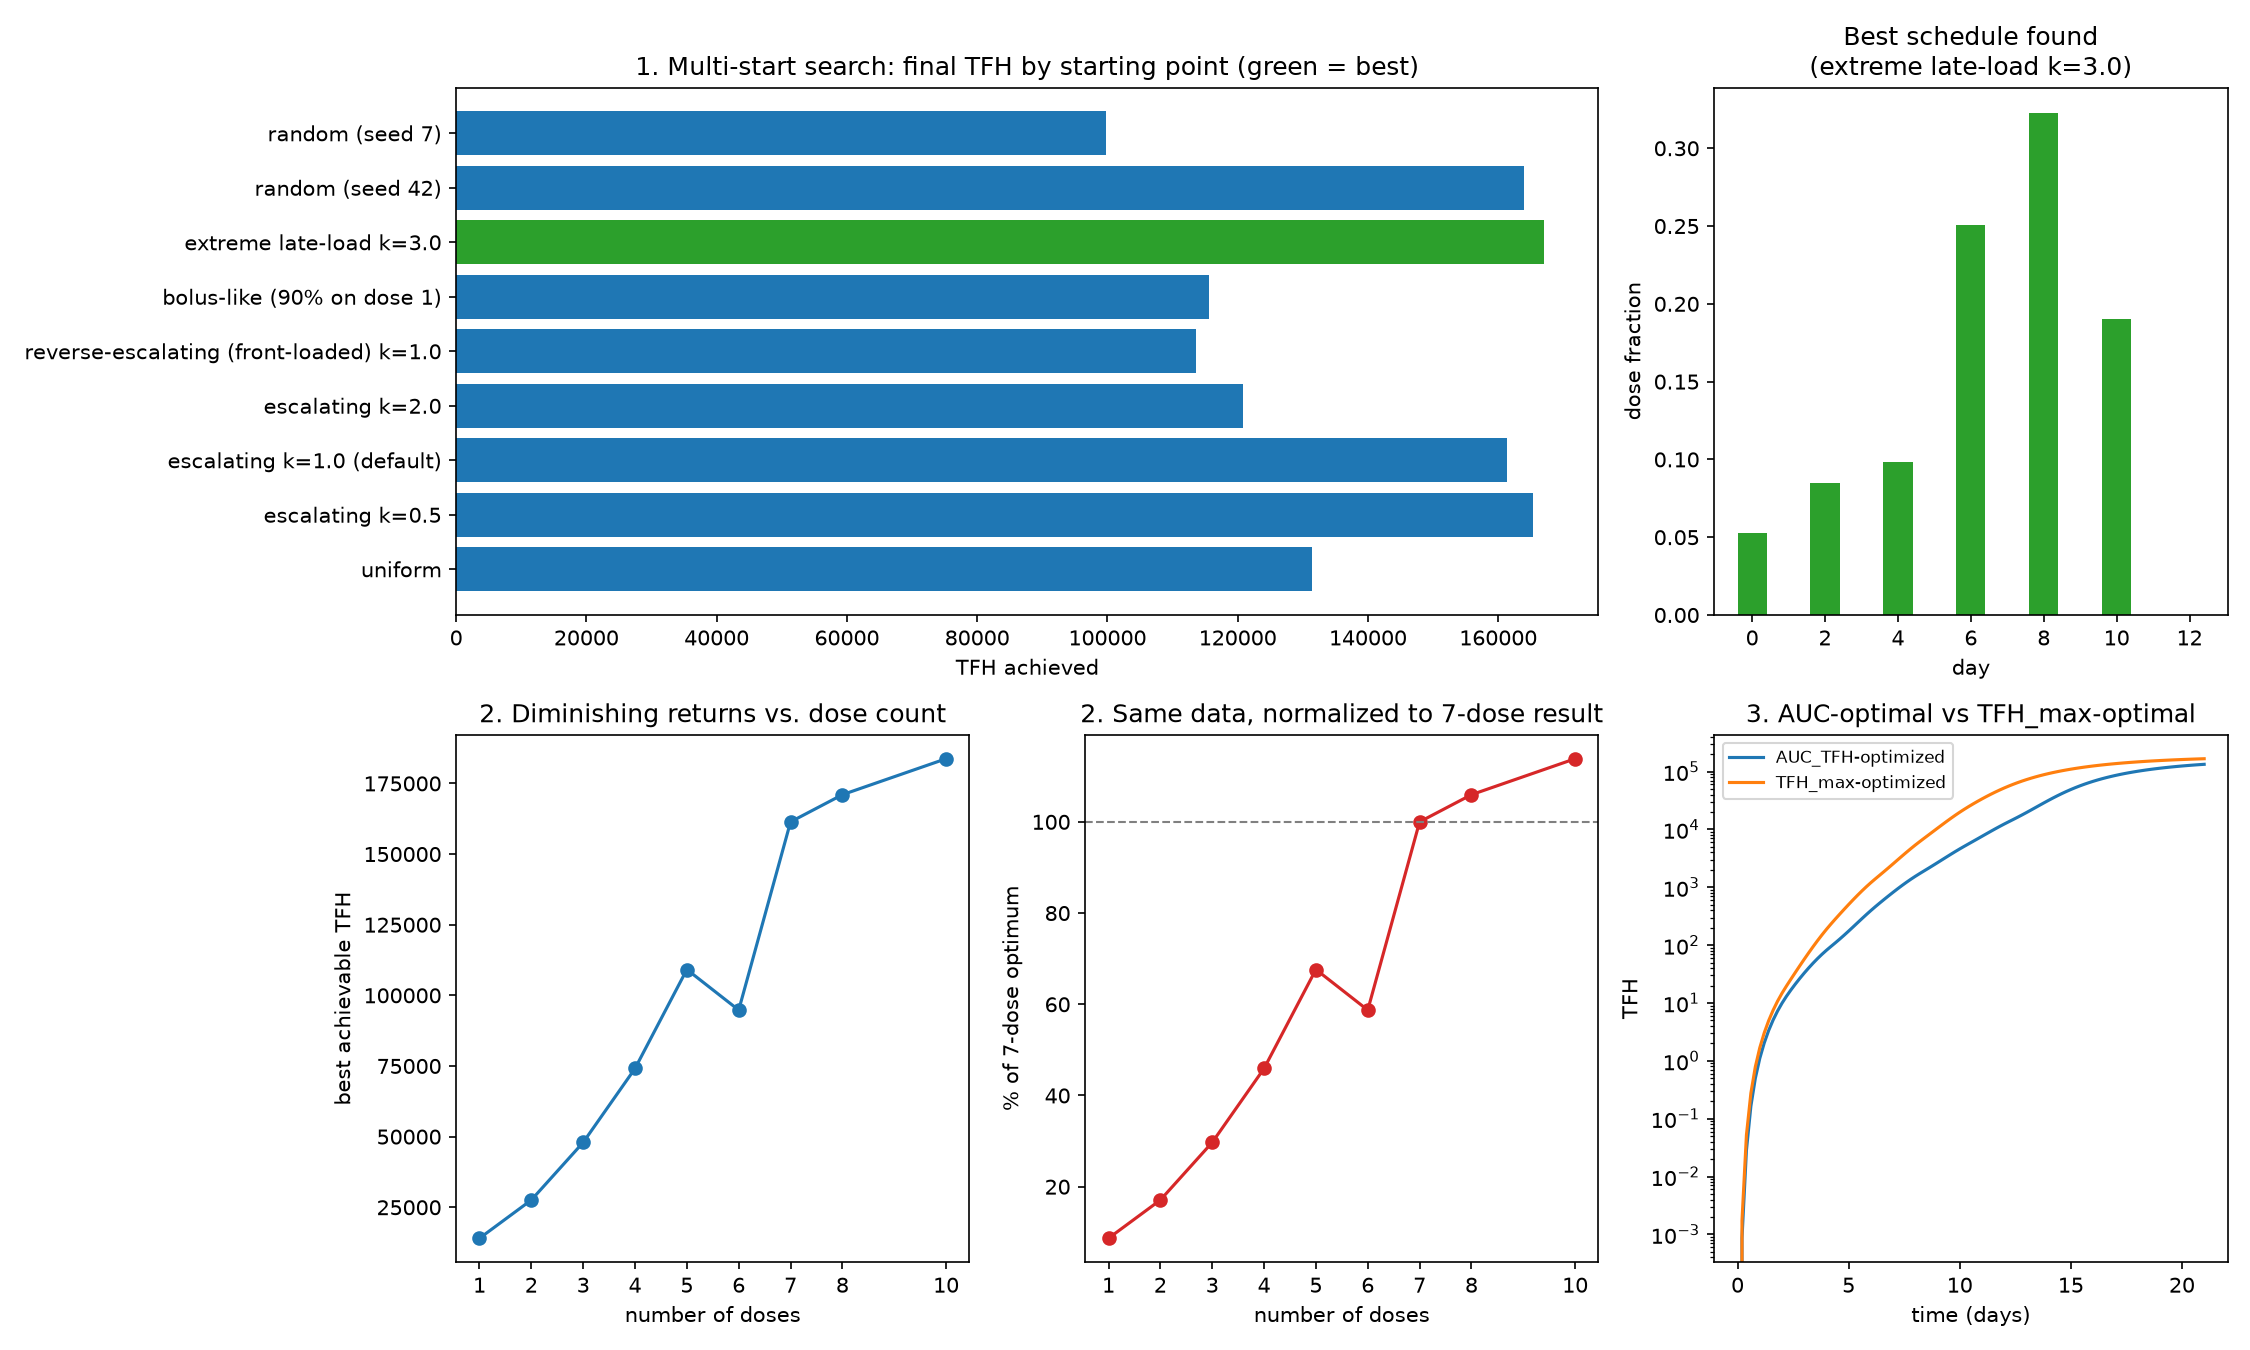

The Python source for this figure:
"""Three follow-up optimization analyses:

  1. Multi-start search for the 7-dose/12-day schedule (is the earlier
     result actually a good optimum, or an artifact of one starting point?)
  2. Sweep number of doses 1-10 -- how much of the benefit of "many doses"
     is captured by just 3 or 5?
  3. Optimize for AUC_TFH (total exposure over time) instead of TFH_max
     (final/peak level) -- does the "best" schedule change?

Run with:  python optimization_deep_dive.py
Saves:     optimization_deep_dive.png
"""

import time

import numpy as np
import matplotlib
matplotlib.use("Agg")
import matplotlib.pyplot as plt
from pathlib import Path
OUTDIR = Path(__file__).parent

from vaccine_tcell_model.analysis import optimize_dose_schedule
from vaccine_tcell_model.models.integrated import simulate_integrated
from vaccine_tcell_model.parameters import default_integrated_parameters, integrated_default_initial_conditions

params = default_integrated_parameters(K=10.0)
ic = integrated_default_initial_conditions(params)
t_eval = np.linspace(0, 21, 106)
TIME_WINDOW = 12.0
T_END = 21.0

t0_total = time.time()

# =============================================================================
# 1. MULTI-START: is the single-start (exponential-escalation seed) result
#    from before actually a good optimum?
# =============================================================================
print("=" * 70)
print("1. MULTI-START SEARCH (num_doses=7, time_window=12, metric=TFH_max)")
print("=" * 70)

N = 7
rng42 = np.random.default_rng(42)
rng7 = np.random.default_rng(7)


def _norm(w):
    return w / w.sum()


starting_points = {
    "uniform": np.full(N, 1 / N),
    "escalating k=0.5": _norm(np.exp(np.arange(N) * 0.5)),
    "escalating k=1.0 (default)": _norm(np.exp(np.arange(N) * 1.0)),
    "escalating k=2.0": _norm(np.exp(np.arange(N) * 2.0)),
    "reverse-escalating (front-loaded) k=1.0": _norm(np.exp(np.arange(N)[::-1] * 1.0)),
    "bolus-like (90% on dose 1)": _norm(np.array([0.9, *([0.1 / (N - 1)] * (N - 1))])),
    "extreme late-load k=3.0": _norm(np.exp(np.arange(N) * 3.0)),
    "random (seed 42)": rng42.dirichlet(np.ones(N)),
    "random (seed 7)": rng7.dirichlet(np.ones(N)),
}

multi_start_results = {}
t0 = time.time()
for label, x0 in starting_points.items():
    result = optimize_dose_schedule(
        "integrated", num_doses=N, time_window=TIME_WINDOW, metric="TFH_max",
        t_end=T_END, t_eval=t_eval, initial_fractions=x0,
    )
    multi_start_results[label] = result
    print(f"  {label:42s} -> TFH = {result.objective_value:12,.1f}  ({result.n_iterations} iters, success={result.success})")

best_label = max(multi_start_results, key=lambda k: multi_start_results[k].objective_value)
best_multistart = multi_start_results[best_label]
worst_label = min(multi_start_results, key=lambda k: multi_start_results[k].objective_value)
print(f"\n  BEST : {best_label!r} -> TFH = {best_multistart.objective_value:,.1f}")
print(f"  WORST: {worst_label!r} -> TFH = {multi_start_results[worst_label].objective_value:,.1f}")
print(f"  spread: {(best_multistart.objective_value / multi_start_results[worst_label].objective_value - 1) * 100:.1f}% "
      f"difference between best and worst starting point")
print(f"  time: {time.time() - t0:.1f}s")

# =============================================================================
# 2. NUMBER-OF-DOSES SWEEP: diminishing returns?
# =============================================================================
print()
print("=" * 70)
print("2. NUMBER-OF-DOSES SWEEP (time_window=12, metric=TFH_max)")
print("=" * 70)

dose_counts = [1, 2, 3, 4, 5, 6, 7, 8, 9, 10]
dose_count_results = {}
t0 = time.time()
for n in dose_counts:
    result = optimize_dose_schedule(
        "integrated", num_doses=n, time_window=TIME_WINDOW, metric="TFH_max",
        t_end=T_END, t_eval=t_eval,
    )
    dose_count_results[n] = result
    print(f"  num_doses={n:2d}  -> best TFH = {result.objective_value:12,.1f}")
print(f"  time: {time.time() - t0:.1f}s")

best_overall = dose_count_results[max(dose_count_results, key=lambda n: dose_count_results[n].objective_value)]
tfh_at_7 = dose_count_results[7].objective_value
for n in dose_counts:
    pct_of_7dose = dose_count_results[n].objective_value / tfh_at_7 * 100
    print(f"    num_doses={n:2d}: {pct_of_7dose:5.1f}% of the 7-dose result")

# =============================================================================
# 3. ALTERNATE OBJECTIVE: AUC_TFH instead of TFH_max
# =============================================================================
print()
print("=" * 70)
print("3. ALTERNATE OBJECTIVE: optimize AUC_TFH instead of TFH_max")
print("=" * 70)

t0 = time.time()
auc_opt = optimize_dose_schedule(
    "integrated", num_doses=N, time_window=TIME_WINDOW, metric="AUC_TFH",
    t_end=T_END, t_eval=t_eval,
)
print(f"  AUC_TFH-optimized fractions: {np.round(auc_opt.fractions, 4)}")
print(f"  TFH_max-optimized fractions: {np.round(best_multistart.fractions, 4)}")

# Cross-evaluate: how does each schedule score on the OTHER metric?
result_auc_sched = simulate_integrated(params, ic, auc_opt.schedule, t_end=T_END, t_eval=t_eval)
result_tfhmax_sched = simulate_integrated(params, ic, best_multistart.schedule, t_end=T_END, t_eval=t_eval)

from vaccine_tcell_model.analysis import auc as auc_metric, peak_value

print(f"\n  {'schedule':22s} {'TFH_max':>12s} {'AUC_TFH':>14s}")
print(f"  {'AUC_TFH-optimized':22s} {peak_value(result_auc_sched, 'TFH'):12,.1f} {auc_metric(result_auc_sched, 'TFH'):14,.1f}")
print(f"  {'TFH_max-optimized':22s} {peak_value(result_tfhmax_sched, 'TFH'):12,.1f} {auc_metric(result_tfhmax_sched, 'TFH'):14,.1f}")
print(f"  time: {time.time() - t0:.1f}s")

print(f"\nTOTAL runtime: {time.time() - t0_total:.1f}s (all local CPU, no cluster/GPU needed)")

# =============================================================================
# PLOTS
# =============================================================================
fig = plt.figure(figsize=(15, 9))
gs = fig.add_gridspec(2, 3)

# Panel 1: multi-start spread (bar chart of objective value per starting point)
ax1 = fig.add_subplot(gs[0, :2])
labels = list(multi_start_results.keys())
values = [multi_start_results[l].objective_value for l in labels]
bar_colors = ["C2" if l == best_label else "C0" for l in labels]
ax1.barh(labels, values, color=bar_colors)
ax1.set_xlabel("TFH achieved")
ax1.set_title("1. Multi-start search: final TFH by starting point (green = best)")

# Panel 2: best fractions found (multi-start winner) vs day
ax2 = fig.add_subplot(gs[0, 2])
ax2.bar(best_multistart.schedule.antigen_times, best_multistart.fractions, color="C2")
ax2.set_xlabel("day")
ax2.set_ylabel("dose fraction")
ax2.set_title(f"Best schedule found\n({best_label})")

# Panel 3: dose-count sweep
ax3 = fig.add_subplot(gs[1, 0])
ns = list(dose_count_results.keys())
vals = [dose_count_results[n].objective_value for n in ns]
ax3.plot(ns, vals, "o-")
ax3.set_xticks(ns)
ax3.set_xlabel("number of doses")
ax3.set_ylabel("best achievable TFH")
ax3.set_title("2. Diminishing returns vs. dose count")

# Panel 4: dose-count sweep as % of 7-dose result
ax4 = fig.add_subplot(gs[1, 1])
pct = [dose_count_results[n].objective_value / tfh_at_7 * 100 for n in ns]
ax4.plot(ns, pct, "o-", color="C3")
ax4.axhline(100, color="gray", linestyle="--", linewidth=1)
ax4.set_xticks(ns)
ax4.set_xlabel("number of doses")
ax4.set_ylabel("% of 7-dose optimum")
ax4.set_title("2. Same data, normalized to 7-dose result")

# Panel 5: AUC-optimal vs TFH_max-optimal schedules + TFH trajectories
ax5 = fig.add_subplot(gs[1, 2])
ax5.plot(result_auc_sched.time, result_auc_sched.trajectory("TFH"), label="AUC_TFH-optimized")
ax5.plot(result_tfhmax_sched.time, result_tfhmax_sched.trajectory("TFH"), label="TFH_max-optimized")
ax5.set_yscale("log")
ax5.set_xlabel("time (days)")
ax5.set_ylabel("TFH")
ax5.set_title("3. AUC-optimal vs TFH_max-optimal")
ax5.legend(fontsize=8)

fig.tight_layout()
fig.savefig(OUTDIR / "optimization_deep_dive.png", dpi=150)
print("\nSaved optimization_deep_dive.png")
